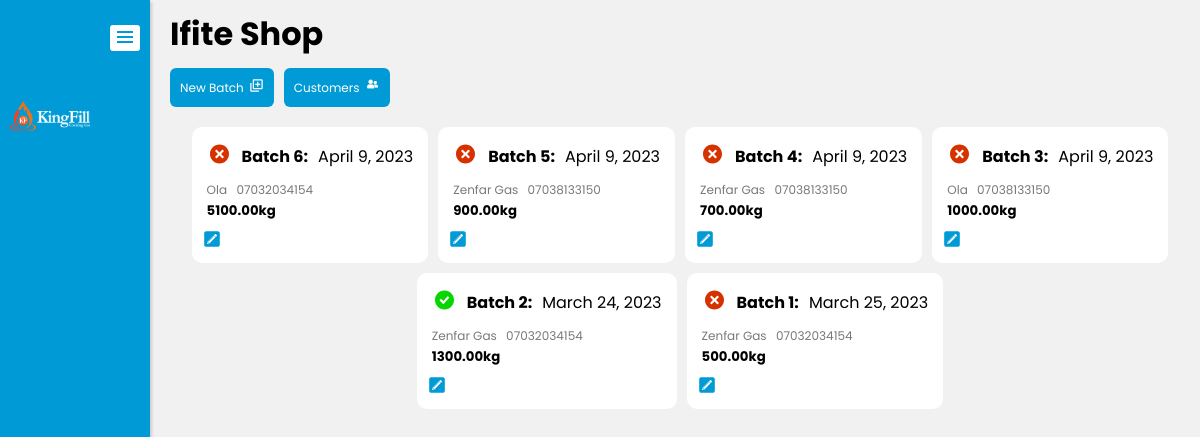
Page /shop/1/batches on the committed database.
### GasApp/models.py (models this page shows, shortened)
class Shop(models.Model):
    user = models.OneToOneField(User, null=True, related_name = 'user', on_delete=models.SET_NULL)
    shop_name = models.CharField(max_length=500, null=True, blank=True, default="Shop 1", unique=True)
    date_created = models.DateField(null=True, default=date.today)
    location = models.CharField(max_length=500, null=True, blank=True)
    shop_manager = models.CharField(max_length=500, null=True, blank=True)
    manager_phone = models.CharField(max_length=500, null=True, blank=True)
    class Meta:
        ordering =['shop_name','date_created', 'id']

class Batch(models.Model):
    shop = models.ForeignKey(Shop, related_name='shop', on_delete=models.SET_NULL, null=True)
    batch_name = models.CharField(max_length=500, null=True, blank=True, default="Batch", unique=True)
    date_created = models.DateField(null=True, default=date.today)
    cost = models.DecimalField(null=True, max_digits=20, decimal_places=2)
    kg = models.DecimalField(null=True, max_digits=20, decimal_places=2)
    price_per_kg = models.DecimalField(null=True, blank=True, max_digits=20, decimal_places=2)
    vendor_name = models.CharField(max_length=500, null=True, blank=True)
    vendor_phone = models.CharField(max_length=500, null=True, blank=True)
    close_account = models.BooleanField(default=False)
    class Meta:
        ordering =['-date_created',]
        verbose_name_plural = "Batches"

### GasApp/views.py (the view)
# urls.py: path('shop/<int:pk>/batches', views.ShopDetailView.as_view(), name='shop-batches'),
class ShopDetailView(DetailView):
    model = Shop
    template_name = "shop_detail.html"
    def get_context_data(self, *args, **kwargs):
        context = super().get_context_data(**kwargs)
        batches = Batch.objects.filter(shop=self.object).order_by('-id')
        context['batches'] = batches
        return context

### GasApp/templates/shop_detail.html (shortened to what this page needs)
{% extends 'base.html' %}
{% if shop %}
{% if request.user.is_authenticated %}
{% block content %}
    <a href="{% url 'GasApp:shop-batches' shop.id %}"><h1>{{shop.shop_name}}</h1></a>
    <div class="shop-heading-container">
        <a href="{% url 'GasApp:batch-create' %}"><div class="customers-bar">
            <p>New Batch</p>
            <div class="icon">
            </div>
        </div></a>
        <a href="{% url 'GasApp:customers' shop.id %}">
            <div class="customers-bar">
                <p>Customers</p>
                <div class="icon">
                </div>
            </div>
        </a>
    </div>
    {% if batches %}
    <div class="batch-container">
        {% for batch in batches %}
            <div class="batch-card">
                <a href="{% url 'GasApp:batch-sales' shop.id batch.id %}"><div class="batch-content">
                    <div class="batch-header">
                        {% if batch.close_account == True %}
                        <div class="opened-account-svg">
                        </div>
                        {% else %}
                        <div class="closed-account-svg">
                        </div>
                        {% endif %}
                        <h4>{{batch.batch_name}}:</h4>
                        <span>{{batch.date_created}}</span>
                    </div>
                    <div class="batch-more-content">
                        <span>{{batch.vendor_name}}</span>
                        <span>{{batch.vendor_phone}}</span>
                    </div>
                    <h5>{{batch.kg}}kg</h5>
                </div></a>
                <a href="{% url 'GasApp:batch-update' shop.id batch.id %}"><div class="update-batch">
                </div></a>
            </div>
        {% endfor %}
    </div>
    {% endif %}
{% endblock %}
{% endif %}
{% endif %}

### GasApp/static/css/style.css (style rules this page uses)
* { padding: 0; margin: 0; box-sizing: border-box; font-family: Poppins, sans-serif; }
:root { --asidewidth : 220px; }
html { width: 100%; margin: 0; padding: 0; overflow-x: hidden; }
body { width: 100%; background-color: #f1f1f1; overflow-x: hidden; }
.batch-container { display: flex; align-items: center; flex-wrap: wrap; justify-content: center; }
.batch-card { width: fit-content; padding: 5px 10px; border-radius: 10px; background-color: #fff; margin-bottom: 10px; margin-right: 10px; min-width: 200px; }
.batch-header { display: flex; align-items: center; justify-content: space-between; }
.batch-more-content span { font-size: 12px; color: #797878; margin-right: 5px; }
.batch-content { margin-bottom: 5px; border-radius: 10px; padding: 5px; }
.update-batch { width: fit-content; height: fit-content; }
.update-batch svg { fill: #009bd6; width: 20px; height: 20px; }
.opened-account-svg { height: fit-content; width: fit-content; margin-right: 10px; }
.closed-account-svg { height: fit-content; width: fit-content; margin-right: 10px; }
.opened-account-svg svg { width: 25px; height: 25px; fill: #07d600; margin-top: 7px; }
.closed-account-svg svg { width: 25px; height: 25px; fill: #d63200; margin-top: 7px; }
.batch-card h4 { margin-right: 10px; }
a { text-decoration: none; color: inherit; }
.shop-heading-container { display: flex; align-items: center; justify-content: left; flex-wrap: wrap; margin-top: 10px; margin-bottom: 10px; }
.customers-bar { background-color: #009bd6; margin-bottom: 10px; display: flex; align-items: center; justify-content: space-between; padding: 7px 10px; margin-right: 10px; width: fit-content; border-radius: 6px; }
.customers-bar p { color: #fff; font-weight: 400; font-size: 12px; }
.customers-bar svg { width: 15px; height: 15px; fill: #fff; margin-left: 5px; }

### rows in the picture
Shop: shop_name "Ifite Shop"
Batch: batch_name "Batch 6", date_created "April 9, 2023", vendor_name "Ola", vendor_phone "07032034154", kg "5100.00"
Batch: batch_name "Batch 5", date_created "April 9, 2023", vendor_name "Zenfar Gas", vendor_phone "07038133150", kg "900.00"
Batch: batch_name "Batch 4", date_created "April 9, 2023", vendor_name "Zenfar Gas", vendor_phone "07038133150", kg "700.00"
Batch: batch_name "Batch 3", date_created "April 9, 2023", vendor_name "Ola", vendor_phone "07038133150", kg "1000.00"
Batch: batch_name "Batch 2", date_created "March 24, 2023", vendor_name "Zenfar Gas", vendor_phone "07032034154", kg "1300.00"
Batch: batch_name "Batch 1", date_created "March 25, 2023", vendor_name "Zenfar Gas", vendor_phone "07032034154", kg "500.00"
